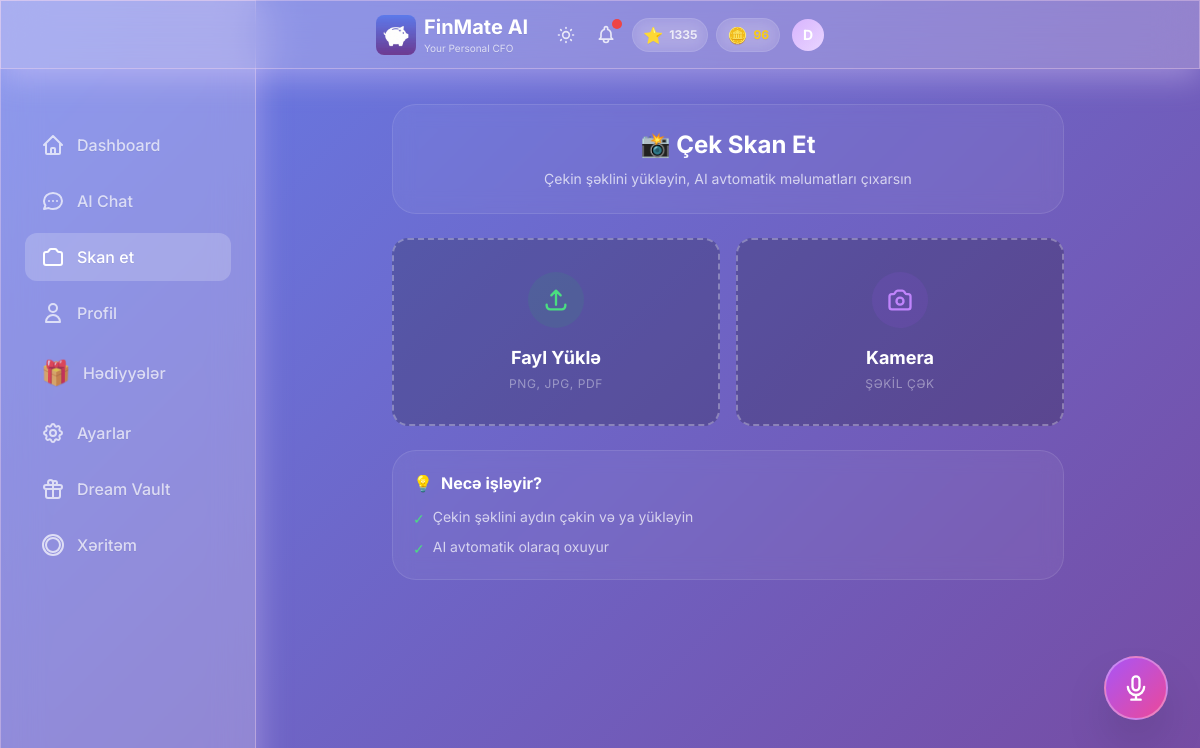
Screenshot of /scan with the database file from the repository.
### models.py (models this page shows, shortened)
class User(Base):
    __tablename__ = "users"
    id = Column(Integer, primary_key=True, index=True)
    username = Column(String, unique=True, index=True, nullable=False)
    password_hash = Column(String, nullable=True)  # Hashed password (nullable for demo user)
    monthly_income = Column(Float, nullable=True)  # Monthly salary/income
    monthly_budget = Column(Float, default=1000.0)
    xp_points = Column(Integer, default=0)
    level_title = Column(String, default="Rookie")
    last_rewarded_month = Column(String, nullable=True)  # Format: "YYYY-MM"
    preferred_language = Column(String, default="az")  # az, en, ru
    voice_enabled = Column(Boolean, default=True)
    voice_mode = Column(Boolean, default=False)  # TTS mode - text-to-speech enabled
    daily_budget_limit = Column(Float, nullable=True)
    currency = Column(String, default="AZN")  # Display/Base currency
    personality_mode = Column(String, default="normal")  # normal, mom, strict
    is_premium = Column(Boolean, default=False)  # Premium subscription status
    readability_mode = Column(Boolean, default=False)  # Accessibility mode for vision-impaired users
    coins = Column(Integer, default=0)  # FinMate Coins for reward system
    ai_tokens = Column(Integer, default=10)  # AI features tokens (voice command, receipt scan, etc.)
    ai_name = Column(String, default="FinMate")  # Customizable AI name
    ai_attitude = Column(String, default="Professional")  # Strict, Funny, Sarcastic, Supportive
    ai_style = Column(String, default="Formal")  # Slang, Shakespearean, Dialect, Short
    ai_persona_mode = Column(String, default="Auto")  # Auto (behavioral profiling) or Manual
    login_streak = Column(Integer, default=0)
    last_login_date = Column(Date, nullable=True)
    theme = Column(String, default="default")  # gold, midnight, ocean, etc.
    incognito_mode = Column(Boolean, default=False)  # Hide amounts
    created_at = Column(DateTime, default=datetime.utcnow)
    expenses = relationship("Expense", back_populates="user", cascade="all, delete-orphan")
    chat_messages = relationship("ChatMessage", back_populates="user", cascade="all, delete-orphan")
    xp_logs = relationship("XPLog", back_populates="user", cascade="all, delete-orphan")
    dreams = relationship("Dream", back_populates="user", cascade="all, delete-orphan")

### a.py (the view)
@app.get("/scan", response_class=HTMLResponse)
async def scan_page(request: Request, db: Session = Depends(get_db)):
    user = get_current_user(request, db)
    if not user:
        return RedirectResponse(url="/login", status_code=303)
    return templates.TemplateResponse("scan.html", {
        "request": request,
        "user": user
    })

### templates/scan.html (shortened to what this page needs)
{% extends "base.html" %}
{% block content %}
<div class="max-w-2xl mx-auto pt-2 relative z-10">
    <div id="initial-state">
        <div class="glass-card p-6 mb-6 text-center slide-up">
            <h2 class="text-2xl font-bold text-white mb-2">📸 Çek Skan Et</h2>
            <p class="text-white/70 text-sm">Çekin şəklini yükləyin, AI avtomatik məlumatları çıxarsın</p>
        </div>
        <div class="grid grid-cols-1 sm:grid-cols-2 gap-4 mb-6 slide-up" style="animation-delay: 0.1s">
            <label
                class="group cursor-pointer border-2 border-dashed border-white/30 rounded-2xl p-8 text-center hover:bg-white/5 hover:border-green-500 transition-all duration-300 relative z-20 block bg-black/20">
                <div
                    class="w-14 h-14 bg-green-500/10 rounded-full flex items-center justify-center mx-auto mb-4 group-hover:scale-110 group-hover:bg-green-500/20 transition-all">
                    <svg class="w-7 h-7 text-green-400" fill="none" stroke="currentColor" viewBox="0 0 24 24">
                        <path stroke-linecap="round" stroke-linejoin="round" stroke-width="2"
                            d="M4 16v1a3 3 0 003 3h10a3 3 0 003-3v-1m-4-8l-4-4m0 0L8 8m4-4v12"></path>
                    </svg>
                </div>
                <p class="text-white font-bold text-lg mb-1">Fayl Yüklə</p>
                <p class="text-white/40 text-xs uppercase tracking-wider">PNG, JPG, PDF</p>
            </label>
            <label
                class="group cursor-pointer border-2 border-dashed border-white/30 rounded-2xl p-8 text-center hover:bg-white/5 hover:border-purple-500 transition-all duration-300 relative z-20 block bg-black/20">
                <div
                    class="w-14 h-14 bg-purple-500/10 rounded-full flex items-center justify-center mx-auto mb-4 group-hover:scale-110 group-hover:bg-purple-500/20 transition-all">
                </div>
                <p class="text-white font-bold text-lg mb-1">Kamera</p>
                <p class="text-white/40 text-xs uppercase tracking-wider">Şəkil Çək</p>
            </label>
        </div>
        <div class="glass-card p-5 mt-6 slide-up" style="animation-delay: 0.3s">
            <h3 class="text-base font-bold text-white mb-3 flex items-center gap-2">
                <span>💡</span> Necə işləyir?
            </h3>
            <ul class="space-y-2 text-white/70 text-sm">
                <li class="flex items-start gap-2">
                    <span class="text-green-400 mt-0.5">✓</span>
                    <span>Çekin şəklini aydın çəkin və ya yükləyin</span>
                </li>
                <li class="flex items-start gap-2">
                    <span class="text-green-400 mt-0.5">✓</span>
                    <span>AI avtomatik olaraq oxuyur</span>
                </li>
            </ul>
        </div>
    </div>
</div>
{% endblock %}

### templates/base.html (shortened to what this page needs)
<!DOCTYPE html>
<html lang="az" data-theme="dark">
<head>
    <link href="https://cdn.jsdelivr.net/npm/daisyui@4.4.19/dist/full.min.css" rel="stylesheet" type="text/css" />
    <script src="https://cdn.tailwindcss.com"></script>
    <script src="/static/js/tailwind-config.js"></script>
    <link rel="stylesheet" href="/static/css/base.css">
    <link rel="stylesheet" href="/static/css/hamburger_menu.css">
</head>
<body>
    <div class="glass fixed top-0 left-0 right-0 z-50 px-2 sm:px-4 py-2 sm:py-3">
        <div class="flex items-center justify-between max-w-md mx-auto">
            <div class="min-w-0 flex-1 flex items-center gap-2">
                <a href="/" class="min-w-0 flex-1 flex items-center gap-2 hover:opacity-90 transition-opacity">
                    <img src="/static/icons/icon-192.png" alt="FinMate AI"
                        class="w-8 h-8 sm:w-10 sm:h-10 rounded-lg flex-shrink-0" onerror="this.style.display='none'">
                    <div class="min-w-0">
                        <h1 class="text-lg sm:text-xl font-bold text-white truncate">FinMate AI</h1>
                        <p class="text-[9px] sm:text-[10px] text-white/70">Your Personal CFO</p>
                    </div>
                </a>
            </div>
            <div class="flex items-center gap-2 sm:gap-3 relative flex-shrink-0">
                <button id="theme-toggle" class="relative text-white/80 hover:text-white transition p-1"
                    title="Tema dəyişdir">
                </button>
                <button id="alert-bell" class="relative text-white/80 hover:text-white transition p-1">
                    <span id="alert-counter"
                        class="absolute -top-0.5 -right-0.5 w-2.5 h-2.5 bg-red-500 rounded-full shadow-lg"></span>
                </button>
                {% include "partials/user_stats.html" %}
                <div class="relative flex-shrink-0 group">
                    <button type="button" id="profile-dropdown-btn" class="relative focus:outline-none">
                        <div id="user-avatar"
                            class="w-7 h-7 sm:w-8 sm:h-8 rounded-full flex items-center justify-center text-white font-bold text-xs sm:text-sm transition-all duration-400 group-hover:scale-110 hover:scale-110"
                            style="background: linear-gradient(135deg, var(--accent-primary), var(--accent-secondary));">
                            {{ user.username[0].upper() if user else 'D' }}
                        </div>
                    </button>
                </div>
            </div>
        </div>
    </div>
    <div class="pt-24 pb-8 px-4">
        <div class="w-full lg:max-w-7xl mx-auto">
            {% block content %}{% endblock %}
        </div>
    </div>
    <div class="hidden lg:block fixed left-0 top-0 bottom-0 w-64 glass z-40 pt-24">
        <nav class="p-6 space-y-2">
            <a href="/"
                class="flex items-center gap-3 px-4 py-3 rounded-xl text-white/70 hover:text-white hover:bg-white/10 transition {% if request.url.path == '/' %}bg-white/20 !text-white{% endif %}">
                <svg class="w-6 h-6" fill="none" stroke="currentColor" viewBox="0 0 24 24">
                    <path stroke-linecap="round" stroke-linejoin="round" stroke-width="2"
                        d="M3 12l2-2m0 0l7-7 7 7M5 10v10a1 1 0 001 1h3m10-11l2 2m-2-2v10a1 1 0 01-1 1h-3m-6 0a1 1 0 001-1v-4a1 1 0 011-1h2a1 1 0 011 1v4a1 1 0 001 1m-6 0h6">
                    </path>
                </svg>
                <span class="font-medium">Dashboard</span>
            </a>
            <a href="/chat"
                class="flex items-center gap-3 px-4 py-3 rounded-xl text-white/70 hover:text-white hover:bg-white/10 transition {% if request.url.path == '/chat' %}bg-white/20 !text-white{% endif %}">
                <svg class="w-6 h-6" fill="none" stroke="currentColor" viewBox="0 0 24 24">
                    <path stroke-linecap="round" stroke-linejoin="round" stroke-width="2"
                        d="M8 12h.01M12 12h.01M16 12h.01M21 12c0 4.418-4.03 8-9 8a9.863 9.863 0 01-4.255-.949L3 20l1.395-3.72C3.512 15.042 3 13.574 3 12c0-4.418 4.03-8 9-8s9 3.582 9 8z">
                    </path>
                </svg>
                <span class="font-medium">AI Chat</span>
            </a>
            <a href="/scan"
                class="flex items-center gap-3 px-4 py-3 rounded-xl text-white/70 hover:text-white hover:bg-white/10 transition {% if request.url.path == '/scan' %}bg-white/20 !text-white{% endif %}">
                <span class="font-medium">Skan et</span>
            </a>
            <a href="/profile"
                class="flex items-center gap-3 px-4 py-3 rounded-xl text-white/70 hover:text-white hover:bg-white/10 transition {% if request.url.path == '/profile' %}bg-white/20 !text-white{% endif %}">
                <svg class="w-6 h-6" fill="none" stroke="currentColor" viewBox="0 0 24 24">
                    <path stroke-linecap="round" stroke-linejoin="round" stroke-width="2"
                        d="M16 7a4 4 0 11-8 0 4 4 0 018 0zM12 14a7 7 0 00-7 7h14a7 7 0 00-7-7z"></path>
                </svg>
                <span class="font-medium">Profil</span>
            </a>
            <a href="/rewards"
                class="flex items-center gap-3 px-4 py-3 rounded-xl text-white/70 hover:text-white hover:bg-white/10 transition {% if request.url.path == '/rewards' %}bg-white/20 !text-white{% endif %}">
                <span class="text-2xl">🎁</span>
                <span class="font-medium">Hədiyyələr</span>
            </a>
            <a href="/settings"
                class="flex items-center gap-3 px-4 py-3 rounded-xl text-white/70 hover:text-white hover:bg-white/10 transition {% if request.url.path == '/settings' %}bg-white/20 !text-white{% endif %}">
                <span class="font-medium">Ayarlar</span>
            </a>
            <a href="/dream-vault"
                class="flex items-center gap-3 px-4 py-3 rounded-xl text-white/70 hover:text-white hover:bg-white/10 transition {% if request.url.path == '/dream-vault' %}bg-white/20 !text-white{% endif %}">
                <svg class="w-6 h-6" fill="none" stroke="currentColor" viewBox="0 0 24 24">
                    <path stroke-linecap="round" stroke-linejoin="round" stroke-width="2"
                        d="M12 8v13m0-13V6a2 2 0 112 2h-2zm0 0V5.5A2.5 2.5 0 109.5 8H12zm-7 4h14M5 12a2 2 0 110-4h14a2 2 0 110 4M5 12v7a2 2 0 002 2h10a2 2 0 002-2v-7">
                    </path>
                </svg>
                <span class="font-medium">Dream Vault</span>
            </a>
            <a href="/heatmap"
                class="flex items-center gap-3 px-4 py-3 rounded-xl text-white/70 hover:text-white hover:bg-white/10 transition {% if request.url.path == '/heatmap' %}bg-white/20 !text-white{% endif %}">
                <svg class="w-6 h-6" fill="none" stroke="currentColor" viewBox="0 0 24 24">
                    <path stroke-linecap="round" stroke-linejoin="round" stroke-width="2"
                        d="M2 12a10 10 0 1020 0 10 10 0 00-20 0zm10-7a7 7 0 00-7 7c0 3.866 3.134 7 7 7a7 7 0 007-7c0-3.866-3.134-7-7-7z">
                    </path>
                </svg>
                <span class="font-medium">Xəritəm</span>
            </a>
        </nav>
    </div>
    {% if request.url.path == '/scan' or request.url.path == '/chat' %}
    {% if user and user.voice_enabled %}
    <button onclick="openVoiceModal()"
        class="fixed {% if request.url.path == '/scan' %}bottom-24{% else %}bottom-32{% endif %} right-4 sm:right-6 w-14 h-14 sm:w-16 sm:h-16 glass bg-gradient-to-br from-purple-500 to-pink-500 backdrop-blur-xl border-2 border-white/30 rounded-full shadow-2xl flex items-center justify-center text-white hover:scale-110 active:scale-95 transition-all z-40 md:{% if request.url.path == '/scan' %}bottom-20{% else %}bottom-24{% endif %} md:right-8 mb-16 md:mb-0 group">
        <svg class="w-6 h-6 sm:w-7 sm:h-7 group-hover:scale-110 transition-transform" fill="none" stroke="currentColor"
            viewBox="0 0 24 24">
            <path stroke-linecap="round" stroke-linejoin="round" stroke-width="2"
                d="M19 11a7 7 0 01-7 7m0 0a7 7 0 01-7-7m7 7v4m0 0H8m4 0h4m-4-8a3 3 0 01-3-3V5a3 3 0 116 0v6a3 3 0 01-3 3z">
            </path>
        </svg>
    </button>
    {% endif %}
    {% endif %}
</body>
</html>

### templates/partials/user_stats.html
{% if user and user.xp_points is defined %}
<div class="hidden sm:flex items-center gap-2" id="user-stats-container" hx-get="/api/stats"
    hx-trigger="update-stats from:body" hx-swap="outerHTML">
    <div class="flex items-center gap-1.5 glass-card px-2.5 py-1 rounded-full">
        <span class="text-base">{% if user.level_title == 'Rookie' %}🌱{% elif user.level_title ==
            'Saver' %}💰{% elif user.level_title == 'Analyst' %}📊{% elif user.level_title == 'Manager'
            %}🎯{% elif user.level_title == 'CFO' %}👑{% else %}⭐{% endif %}</span>
        <span class="text-xs font-bold text-white/80">{{ user.xp_points }}</span>
    </div>
    <div class="flex items-center gap-1.5 glass-card px-2.5 py-1 rounded-full">
        <span class="text-base">🪙</span>
        <span class="text-xs font-bold text-yellow-400">{{ user.coins or 0 }}</span>
    </div>
</div>
{% endif %}

### rows the page displays
User: xp_points "1335", coins "96", username "D"
